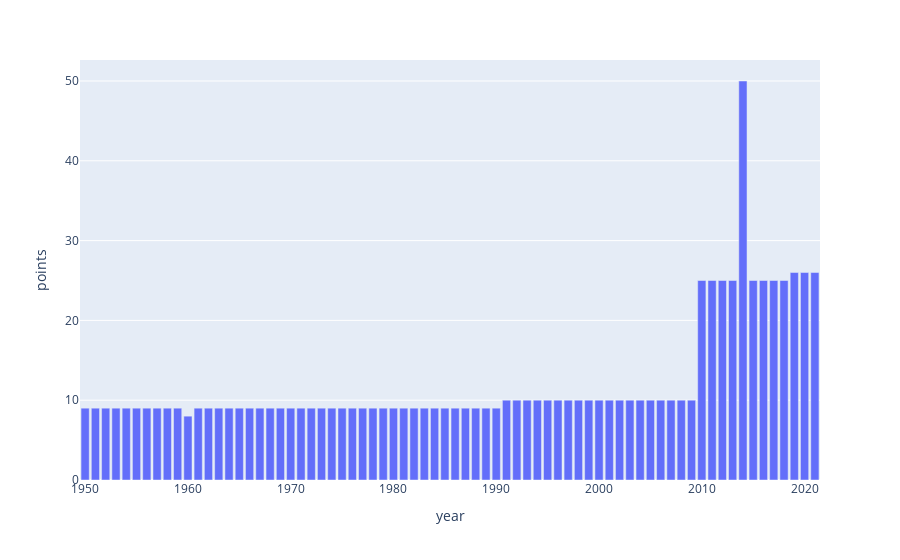

Here is the notebook cell this chart was saved with:
### Code cell
winpoints = pd.merge(results, races, on='raceId', how='left').groupby('year').agg({'points': 'max'}).sort_values('year')
px.bar(winpoints, x = winpoints.index, y = 'points')

### Figure 1 — Plotly figure (JSON) as saved in the notebook; plotly's stock layout.template omitted (floating-point values rounded to 4 significant figures)
{"data": [{"alignmentgroup": "True", "hovertemplate": "year=%{x}<br>points=%{y}<extra></extra>", "legendgroup": "", "marker": {"color": "#636efa", "pattern": {"shape": ""}}, "name": "", "offsetgroup": "", "orientation": "v", "showlegend": false, "textposition": "auto", "type": "bar", "x": [1950, 1951, 1952, 1953, 1954, 1955, 1956, 1957, 1958, 1959, 1960, 1961, 1962, 1963, 1964, 1965, 1966, 1967, 1968, 1969, 1970, 1971, 1972, 1973, 1974, 1975, 1976, 1977, 1978, 1979, 1980, 1981, 1982, 1983, 1984, 1985, 1986, 1987, 1988, 1989, 1990, 1991, 1992, 1993, 1994, 1995, 1996, 1997, 1998, 1999, 2000, 2001, 2002, 2003, 2004, 2005, 2006, 2007, 2008, 2009, 2010, 2011, 2012, 2013, 2014, 2015, 2016, 2017, 2018, 2019, 2020, 2021], "xaxis": "x", "y": [9, 9, 9, 9, 9, 9, 9, 9, 9, 9, 8, 9, 9, 9, 9, 9, 9, 9, 9, 9, 9, 9, 9, 9, 9, 9, 9, 9, 9, 9, 9, 9, 9, 9, 9, 9, 9, 9, 9, 9, 9, 10, 10, 10, 10, 10, 10, 10, 10, 10, 10, 10, 10, 10, 10, 10, 10, 10, 10, 10, 25, 25, 25, 25, 50, 25, 25, 25, 25, 26, 26, 26], "yaxis": "y"}], "layout": {"barmode": "relative", "legend": {"tracegroupgap": 0}, "margin": {"t": 60}, "xaxis": {"anchor": "y", "domain": [0, 1], "title": {"text": "year"}}, "yaxis": {"anchor": "x", "domain": [0, 1], "title": {"text": "points"}}}}
